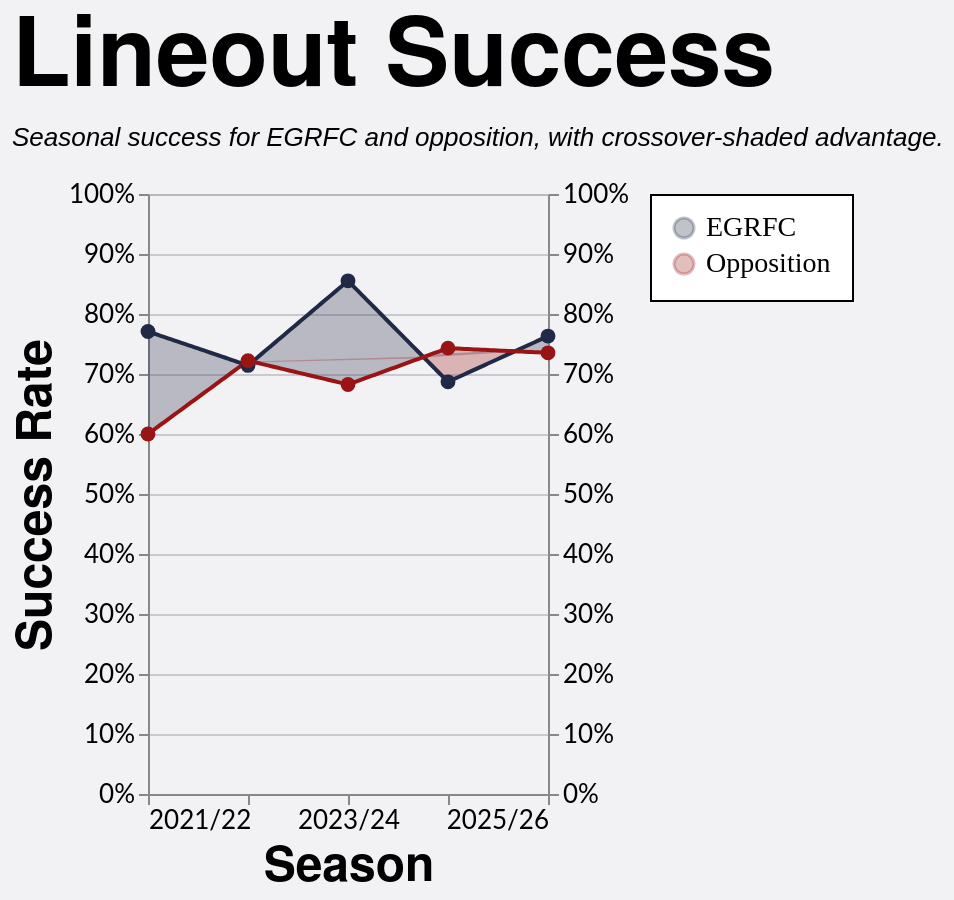

The specification (Vega-Lite) saved for this image:
### Vega-Lite specification from a JSON file in a GitHub repository (floating-point values rounded to 4 significant figures; data arrays with more than 128 entries replaced by an {"elided": "..."} marker saying what was removed)
{"config": {"axis": {"labelFont": "Lato, sans-serif", "titleFont": "PT Sans Narrow, Helvetica Neue, Helvetica, Arial, sans-serif", "labelFontSize": 13, "titleFontSize": 24, "gridColor": "#202947", "gridOpacity": 0.2}, "header": {"labelFont": "PT Sans Narrow, Helvetica Neue, Helvetica, Arial, sans-serif", "titleFont": "PT Sans Narrow, Helvetica Neue, Helvetica, Arial, sans-serif", "labelFontSize": 24, "titleFontSize": 28, "labelFontWeight": "bold", "orient": "left"}, "legend": {"labelFont": "Lato, sans-serif", "titleFont": "PT Sans Narrow, Helvetica Neue, Helvetica, Arial, sans-serif", "labelFontSize": 14, "titleFontSize": 16, "titlePadding": 5, "fillColor": "white", "strokeColor": "black", "padding": 10, "titleFontWeight": "lighter", "titleFontStyle": "italic", "titleColor": "gray", "offset": 10}, "title": {"font": "PT Sans Narrow, Helvetica Neue, Helvetica, Arial, sans-serif", "fontSize": 48, "fontWeight": "bold", "anchor": "start", "align": "center", "titlePadding": 20, "subtitlePadding": 10, "subtitleFontSize": 13, "subtitleColor": "", "subtitleFontStyle": "italic", "offset": 15, "color": "black"}, "axisX": {"labelAngle": 0}, "facet": {"title": null, "header": null, "align": {"row": "each", "column": "each"}}, "resolve": {"scale": {"y": "independent", "facet": "independent"}}, "background": "#f2f1f4"}, "layer": [{"mark": {"type": "area", "opacity": 0.28}, "encoding": {"color": {"field": "leading_team", "legend": {"labelFont": "PT Sans Narrow", "orient": "right", "title": null}, "scale": {"domain": ["EGRFC", "Opposition"], "range": ["#202946", "#991515"]}, "title": "Team", "type": "nominal"}, "x": {"axis": {"grid": false, "labelExpr": "datum.value == 0 ? '2021/22' : datum.value == 1 ? '2022/23' : datum.value == 2 ? '2023/24' : datum.value == 3 ? '2024/25' : datum.value == 4 ? '2025/26' : ''", "values": [0, 1, 2, 3, 4]}, "field": "season_pos", "scale": {"domain": [0, 4]}, "title": "Season", "type": "quantitative"}, "y": {"axis": {"format": "%", "orient": "left"}, "field": "y_high", "scale": {"domain": [0.0, 1.0]}, "title": "Success Rate", "type": "quantitative"}, "y2": {"field": "y_low"}}, "transform": [{"filter": "(datum.team === 'EGRFC')"}]}, {"mark": {"type": "line", "size": 2}, "encoding": {"color": {"field": "team", "scale": {"domain": ["EGRFC", "Opposition"], "range": ["#202946", "#991515"]}, "title": "Team", "type": "nominal"}, "x": {"axis": {"labelExpr": "datum.value == 0 ? '2021/22' : datum.value == 1 ? '2022/23' : datum.value == 2 ? '2023/24' : datum.value == 3 ? '2024/25' : datum.value == 4 ? '2025/26' : ''", "values": [0, 1, 2, 3, 4]}, "field": "season_pos", "scale": {"domain": [0, 4]}, "title": "Season", "type": "quantitative"}, "y": {"axis": {"format": "%", "orient": "right"}, "field": "success_rate", "scale": {"domain": [0.0, 1.0]}, "title": null, "type": "quantitative"}}}, {"mark": {"type": "point", "filled": true, "opacity": 1.0, "size": 55}, "encoding": {"color": {"field": "team", "scale": {"domain": ["EGRFC", "Opposition"], "range": ["#202946", "#991515"]}, "title": "Team", "type": "nominal"}, "tooltip": [{"field": "team", "title": "Team", "type": "nominal"}, {"field": "squad", "title": "Squad", "type": "nominal"}, {"field": "set_piece_type", "title": "Set Piece", "type": "nominal"}, {"field": "lineouts_total", "format": ",.0f", "title": "Total Lineouts", "type": "quantitative"}, {"field": "success_rate", "format": ".0%", "title": "Success Rate", "type": "quantitative"}], "x": {"field": "season_pos", "title": "Season", "type": "quantitative"}, "y": {"axis": null, "field": "success_rate", "scale": {"domain": [0.0, 1.0]}, "title": "Success Rate", "type": "quantitative"}}, "transform": [{"filter": "datum.is_anchor"}]}], "data": {"name": "data-22b02a9ba68d84d05fe1e9ef1012e878"}, "height": 300, "title": {"text": "Lineout Success", "subtitle": "Seasonal success for EGRFC and opposition, with crossover-shaded advantage."}, "width": 200, "$schema": "https://vega.github.io/schema/vega-lite/v5.20.1.json", "datasets": {"data-22b02a9ba68d84d05fe1e9ef1012e878": {"elided": "242 records"}}}
